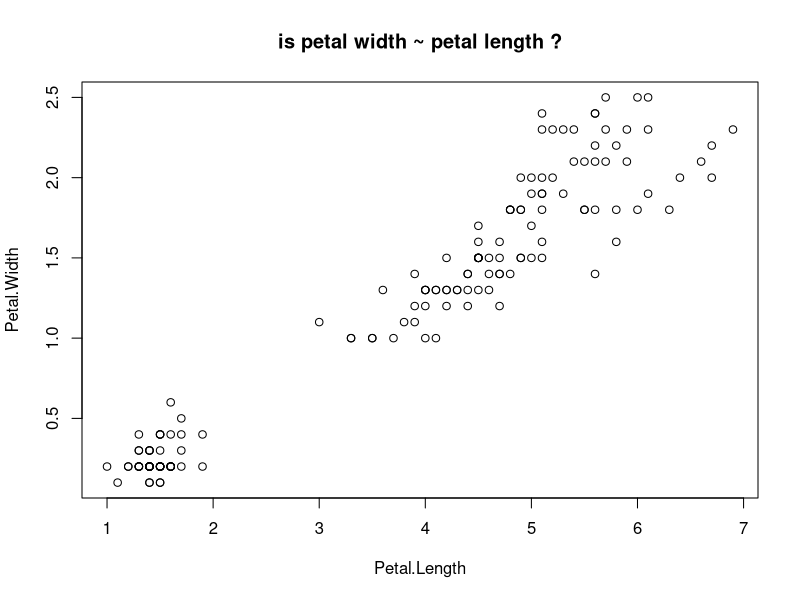
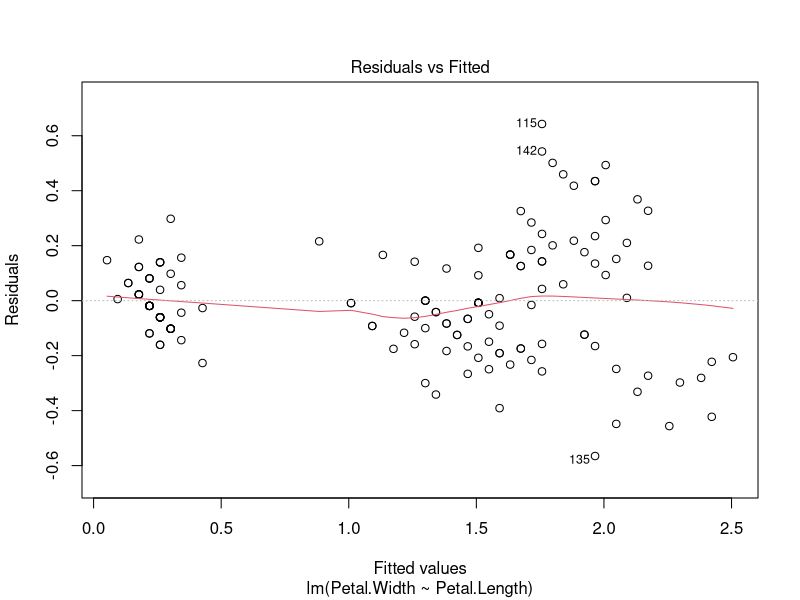
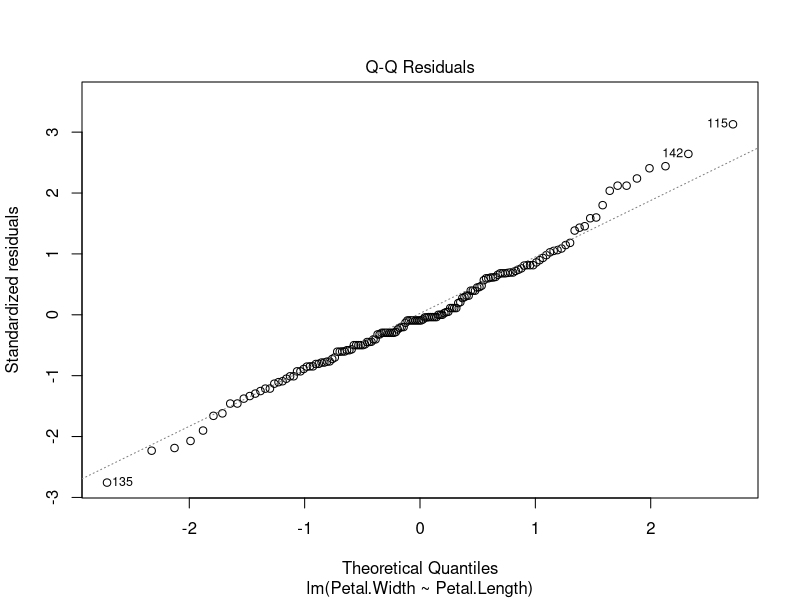
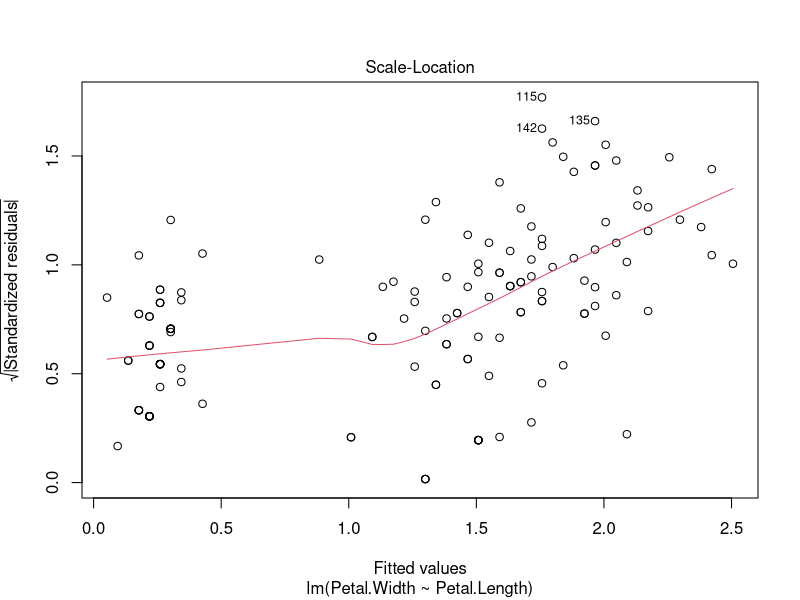
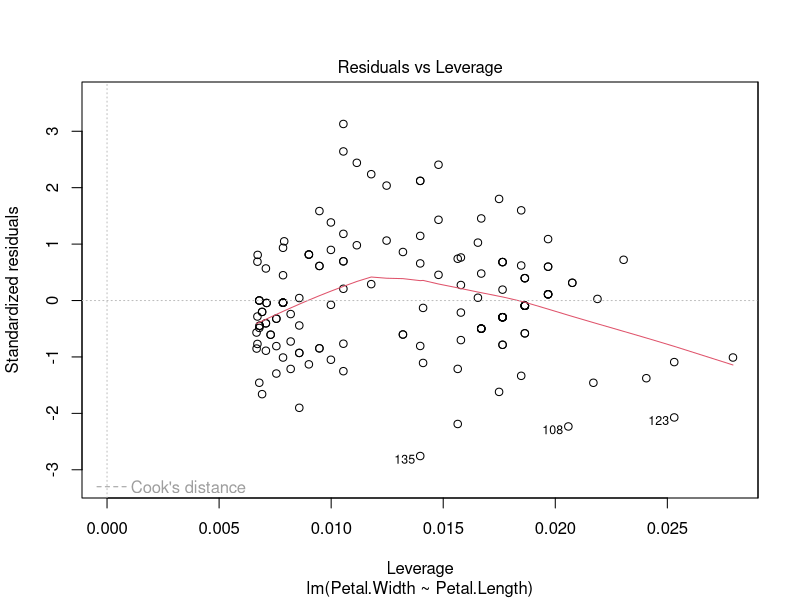

Reproduce these figures in R, in order.
## ---- chunk 1
head(iris)
plot(Petal.Width ~ Petal.Length, data=iris, 
     main="is petal width ~ petal length ?")
## ---- chunk 2
mod <- lm(Petal.Width ~ Petal.Length, data=iris)
mod
## ---- chunk 3

plot(mod)
#predict()
